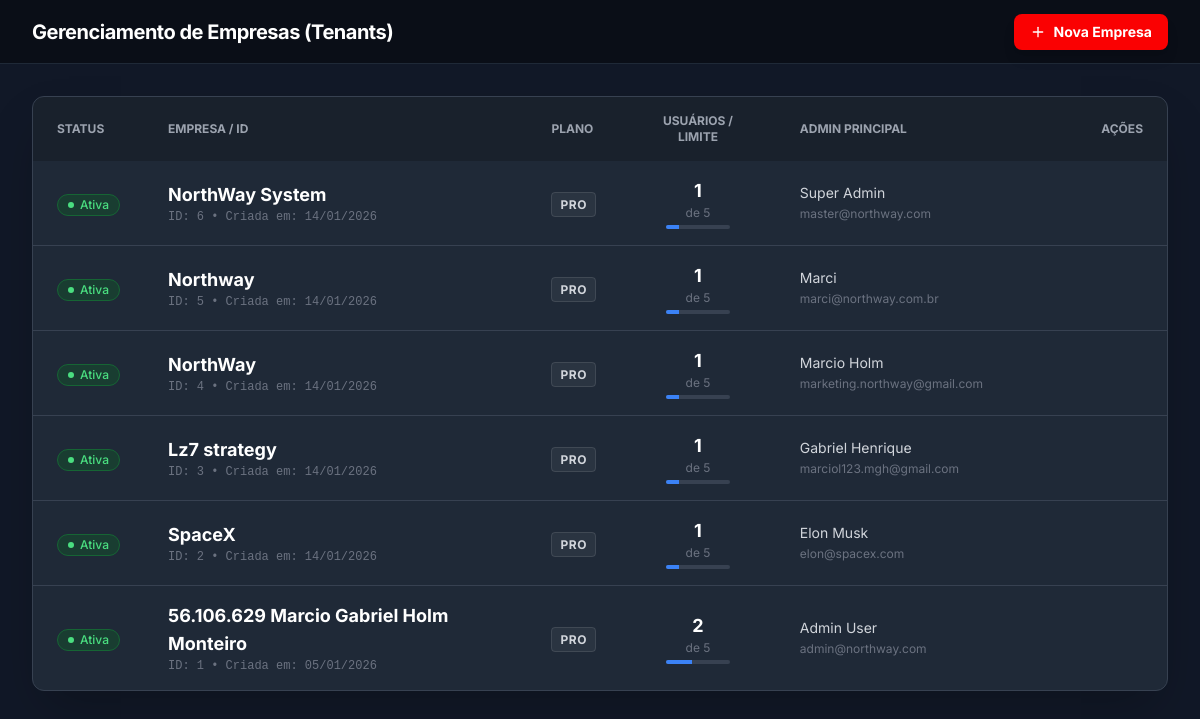
/master/companies (signed in), run on the app's committed database.
### models.py (models this page shows, shortened)
class Company(db.Model):
    id = db.Column(db.Integer, primary_key=True)
    name = db.Column(db.String(100), nullable=False)
    created_at = db.Column(db.DateTime, default=datetime.utcnow)
    users = db.relationship('User', backref='company', lazy=True)
    leads = db.relationship('Lead', backref='company', lazy=True)
    pipelines = db.relationship('Pipeline', backref='company', lazy=True)
    document = db.Column(db.String(20), nullable=True) # CNPJ
    address_street = db.Column(db.String(150), nullable=True)
    address_number = db.Column(db.String(20), nullable=True)
    address_neighborhood = db.Column(db.String(100), nullable=True)
    address_city = db.Column(db.String(100), nullable=True)
    address_state = db.Column(db.String(2), nullable=True)
    address_zip = db.Column(db.String(10), nullable=True)
    representative = db.Column(db.String(100), nullable=True)
    representative_cpf = db.Column(db.String(20), nullable=True)
    logo_filename = db.Column(db.String(150), nullable=True)
    primary_color = db.Column(db.String(7), default='#fa0102') # Default Northway Red
    secondary_color = db.Column(db.String(7), default='#111827') # Default Dark Gray
    status = db.Column(db.String(20), default='active') # active, suspended, cancelled
    plan = db.Column(db.String(50), default='pro') # free, starter, pro, enterprise
    max_users = db.Column(db.Integer, default=5)
    max_leads = db.Column(db.Integer, default=1000)
    max_storage_gb = db.Column(db.Float, default=1.0)
    updated_at = db.Column(db.DateTime, default=datetime.utcnow, onupdate=datetime.utcnow)

class User(UserMixin, db.Model):
    id = db.Column(db.Integer, primary_key=True)
    name = db.Column(db.String(100), nullable=False)
    email = db.Column(db.String(120), unique=True, nullable=False)
    supabase_uid = db.Column(db.String(100), unique=True, nullable=True)
    password_hash = db.Column(db.String(200), nullable=False)
    password_hash = db.Column(db.String(200), nullable=False)
    role = db.Column(db.String(20), nullable=False, default=ROLE_SALES) # Legacy/Fallback
    role_id = db.Column(db.Integer, db.ForeignKey('role.id'), nullable=True) # New RBAC
    company_id = db.Column(db.Integer, db.ForeignKey('company.id'), nullable=True) # Nullable for Supabase Auth Triggers
    created_at = db.Column(db.DateTime, default=datetime.utcnow)
    profile_image = db.Column(db.String(150), nullable=True)
    phone = db.Column(db.String(20), nullable=True)
    status_message = db.Column(db.String(100), nullable=True)
    is_super_admin = db.Column(db.Boolean, default=False)
    onboarding_dismissed = db.Column(db.Boolean, default=False)
    leads = db.relationship('Lead', backref='assigned_user', lazy=True)
    allowed_pipelines = db.relationship('Pipeline', secondary=user_pipeline_association, backref=db.backref('allowed_users', lazy='dynamic'))

### master.py (the view)
@master.route('/master/companies')
@login_required
def companies():
    companies_list = Company.query.order_by(Company.created_at.desc()).all()
    for c in companies_list:
        c.user_count = User.query.filter_by(company_id=c.id).count()
        c.admin = User.query.filter_by(company_id=c.id, role=ROLE_ADMIN).first()
    return render_template('master_companies.html', companies=companies_list)

### master.py (called while the page is built)
@master.before_request
@login_required
def check_master_access():
    if request.endpoint in ['master.revert_access', 'master.super_helper', 'master.run_library_migration', 'master.revoke_self', 'master.system_reset', 'master.migrate_saas', 'master.refresh_roles']:
        return
    if not getattr(current_user, 'is_super_admin', False):
        abort(403)

### templates/master_companies.html (shortened to what this page needs)
{% extends "base.html" %}
{% block content %}
<div class="h-screen flex flex-col bg-gray-900 text-white">
    <div class="h-16 border-b border-gray-800 flex items-center justify-between px-8 bg-black/40">
        <h1 class="text-xl font-bold tracking-tight">Gerenciamento de Empresas (Tenants)</h1>
        <a href="{{ url_for('master.company_new') }}"
            class="bg-northway-red hover:bg-red-700 text-white px-4 py-2 rounded-lg font-bold text-sm transition-colors shadow-lg flex items-center gap-2">
            <i data-lucide="plus" class="w-4 h-4"></i> Nova Empresa
        </a>
    </div>
    <div class="flex-1 overflow-y-auto p-8">
        <div class="max-w-7xl mx-auto">
            <div class="bg-gray-800 rounded-xl border border-gray-700 overflow-hidden shadow-2xl">
                <table class="w-full text-left">
                    <thead class="bg-black/20 text-gray-400 text-xs uppercase font-bold">
                        <tr>
                            <th class="px-6 py-4">Status</th>
                            <th class="px-6 py-4">Empresa / ID</th>
                            <th class="px-6 py-4">Plano</th>
                            <th class="px-6 py-4 text-center">Usuários / Limite</th>
                            <th class="px-6 py-4">Admin Principal</th>
                            <th class="px-6 py-4 text-right">Ações</th>
                        </tr>
                    </thead>
                    <tbody class="divide-y divide-gray-700">
                        {% for comp in companies %}
                        <tr class="hover:bg-white/5 transition-colors group">
                            <td class="px-6 py-4">
                                {% if comp.status == 'active' %}
                                <span
                                    class="inline-flex items-center gap-1.5 px-2.5 py-0.5 rounded-full text-xs font-medium bg-green-900/50 text-green-400 border border-green-800">
                                    <span class="w-1.5 h-1.5 rounded-full bg-green-400"></span> Ativa
                                </span>
                                {% elif comp.status == 'suspended' %}
                                <span
                                    class="inline-flex items-center gap-1.5 px-2.5 py-0.5 rounded-full text-xs font-medium bg-yellow-900/50 text-yellow-500 border border-yellow-800">
                                    <span class="w-1.5 h-1.5 rounded-full bg-yellow-500"></span> Suspensa
                                </span>
                                {% else %}
                                <span
                                    class="inline-flex items-center gap-1.5 px-2.5 py-0.5 rounded-full text-xs font-medium bg-gray-700 text-gray-400 border border-gray-600">
                                    Cancelada
                                </span>
                                {% endif %}
                            </td>
                            <td class="px-6 py-4">
                                <div class="font-bold text-white text-lg">{{ comp.name }}</div>
                                <div class="text-xs text-gray-500 font-mono">ID: {{ comp.id }} • Criada em: {{
                                    comp.created_at.strftime('%d/%m/%Y') }}</div>
                            </td>
                            <td class="px-6 py-4">
                                <span
                                    class="px-2 py-1 bg-white/5 border border-white/10 rounded text-xs font-bold uppercase tracking-wider text-gray-300">
                                    {{ comp.plan or 'N/A' }}
                                </span>
                            </td>
                            <td class="px-6 py-4 text-center">
                                <div class="flex flex-col items-center">
                                    <span class="font-bold text-white text-lg">{{ comp.user_count }}</span>
                                    <span class="text-xs text-gray-500">de {{ comp.max_users }}</span>
                                    <div class="w-16 h-1 bg-gray-700 rounded-full mt-1 overflow-hidden">
                                        <div class="h-full {{ 'bg-red-500' if comp.user_count >= comp.max_users else 'bg-blue-500' }}"
                                            style="width: {{ (comp.user_count / comp.max_users * 100)|round }}%"></div>
                                    </div>
                                </div>
                            </td>
                            <td class="px-6 py-4 text-sm text-gray-300">
                                {% if comp.admin %}
                                {{ comp.admin.name }}<br>
                                <span class="text-xs text-gray-500">{{ comp.admin.email }}</span>
                                {% else %}
                                <span class="text-red-500 italic">Sem Admin</span>
                                {% endif %}
                            </td>
                            <td class="px-6 py-4 text-right">
                            </td>
                        </tr>
                        {% endfor %}
                    </tbody>
                </table>
            </div>
        </div>
    </div>
</div>
{% endblock %}

### templates/base.html (style rules this page uses)
body { -webkit-font-smoothing: antialiased; -moz-osx-font-smoothing: grayscale; }

### data on the page
Company: status "active" (drawn), name "NorthWay System", id "6", created_at "14/01/2026", plan "PRO", user_count "1", max_users "5", admin.name "Super Admin", admin.email "master@northway.com"
Company: status "active" (drawn), name "Northway", id "5", created_at "14/01/2026", plan "PRO", user_count "1", max_users "5", admin.name "Marci", admin.email "marci@northway.com.br"
Company: status "active" (drawn), name "NorthWay", id "4", created_at "14/01/2026", plan "PRO", user_count "1", max_users "5", admin.name "Marcio Holm", admin.email "marketing.northway@gmail.com"
Company: status "active" (drawn), name "Lz7 strategy", id "3", created_at "14/01/2026", plan "PRO", user_count "1", max_users "5", admin.name "Gabriel Henrique", admin.email "marciol123.mgh@gmail.com"
Company: status "active" (drawn), name "SpaceX", id "2", created_at "14/01/2026", plan "PRO", user_count "1", max_users "5", admin.name "Elon Musk", admin.email "elon@spacex.com"
Company: status "active" (drawn), name "56.106.629 Marcio Gabriel Holm Monteiro", id "1", created_at "05/01/2026", plan "PRO", user_count "2", max_users "5", admin.name "Admin User", admin.email "admin@northway.com"
